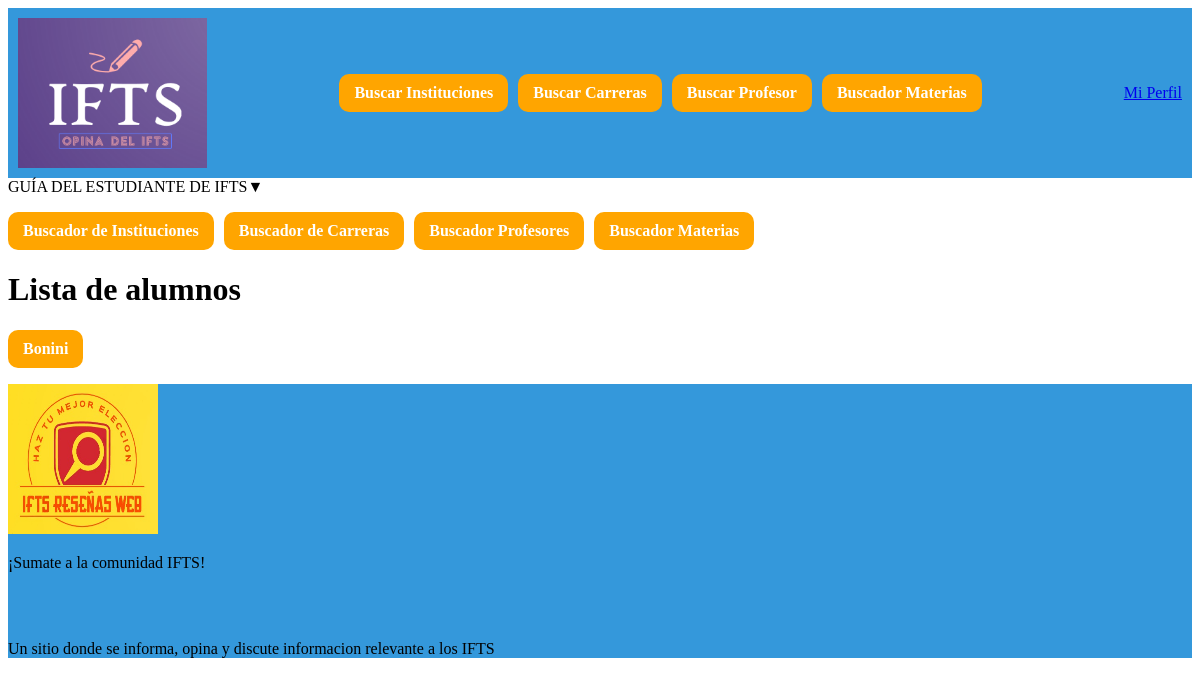
Page /alumno/lista/ on the earlier database version.
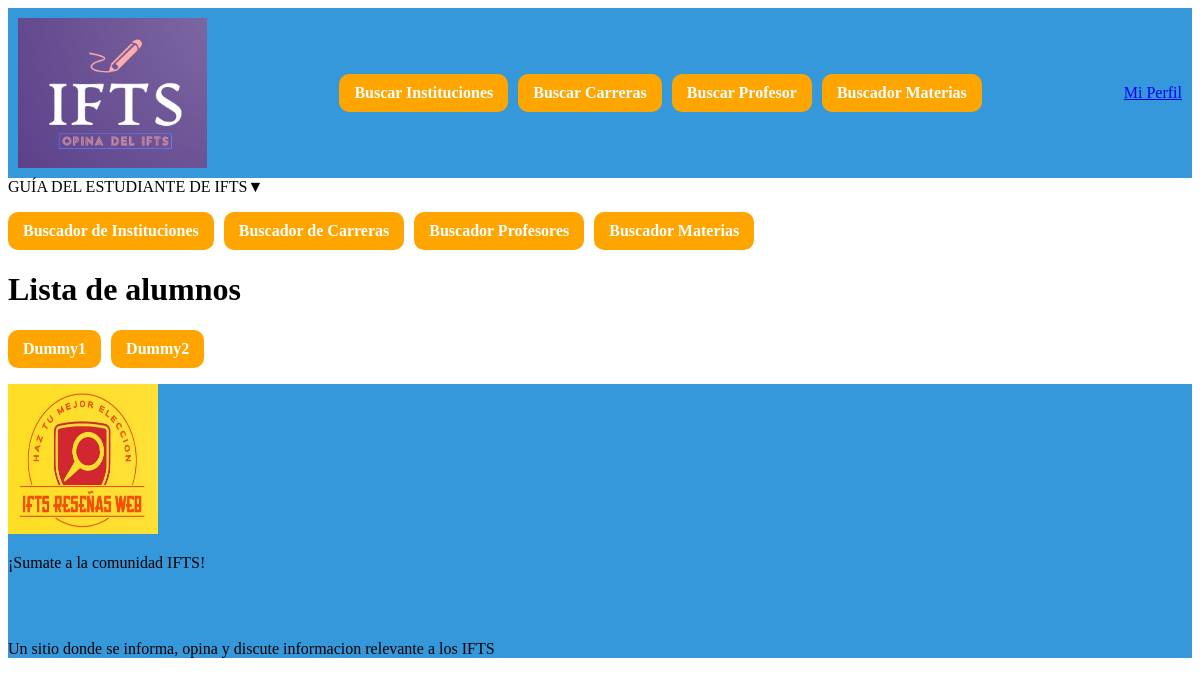
Same page on the later database version.
### apps/alumno/models.py (models this page shows, shortened)
class Alumno(models.Model):
    nombre = models.CharField(max_length=100, blank=True, null=True, default=None)
    fk_id_carrera = models.ForeignKey('carrera.Carrera', on_delete=models.CASCADE, null=True, default=None)
    fk_id_usuario = models.ForeignKey('custom_user.CustomUser', on_delete=models.CASCADE, null=True, default=None)

### apps/alumno/views.py (the view)
# urls.py: path('lista/', AlumnoListView.as_view(), name='alumno_list'),
class AlumnoListView(ListView):
    model = Alumno
    template_name = 'lista_alumnos.html'  # Nombre del template a utilizar para mostrar la lista de alumnos
    context_object_name = 'alumnos'  # Nombre del objeto en el contexto

### apps/alumno/templates/lista_alumnos.html (shortened to what this page needs)
{% extends "template_base.html" %}
{% block content %}
    <h1>Lista de alumnos</h1>
    <ul>
        {% for alumno in alumnos %}
            <li><a href="{% url 'alumno_detalle' pk=alumno.pk %}">{{ alumno.nombre }}</a></li>
        {% endfor %}
    </ul>
{% endblock %}

Differences in the rows shown:
changed Alumno: nombre "Bonini" → "Dummy1"
added Alumno: nombre "Dummy2"
